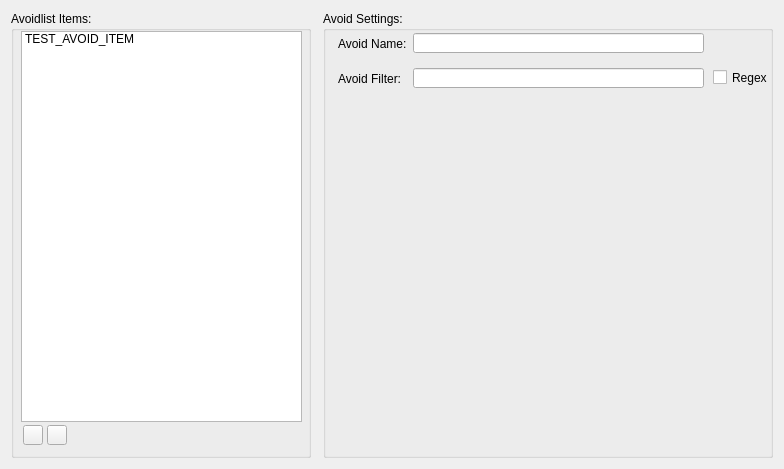
    <widget class="QWidget" name="globalAvoidlistTab">
     <attribute name="title">
      <string>Global Avoid List</string>
     </attribute>
     <layout class="QHBoxLayout" name="horizontalLayout_2">
      <item>
       <widget class="QGroupBox" name="avoidlistGroup">
        <property name="sizePolicy">
         <sizepolicy hsizetype="Fixed" vsizetype="Fixed">
          <horstretch>0</horstretch>
          <verstretch>0</verstretch>
         </sizepolicy>
        </property>
        <property name="minimumSize">
         <size>
          <width>300</width>
          <height>447</height>
         </size>
        </property>
        <property name="maximumSize">
         <size>
          <width>300</width>
          <height>447</height>
         </size>
        </property>
        <property name="title">
         <string>Avoidlist Items:</string>
        </property>
        <widget class="QPushButton" name="addAvoidEntryButton">
         <property name="geometry">
          <rect>
           <x>12</x>
           <y>414</y>
           <width>20</width>
           <height>20</height>
          </rect>
         </property>
         <property name="font">
          <font>
           <family>Segoe UI</family>
           <pointsize>15</pointsize>
           <weight>50</weight>
           <bold>false</bold>
           <kerning>true</kerning>
          </font>
         </property>
         <property name="mouseTracking">
          <bool>false</bool>
         </property>
         <property name="toolTip">
          <string>Add new avoidlist entry.</string>
         </property>
         <property name="text">
          <string/>
         </property>
         <property name="icon">
          <iconset resource="icon_resources.qrc">
           <normaloff>:/guiIcons/icons/plus-icon.png</normaloff>:/guiIcons/icons/plus-icon.png</iconset>
         </property>
        </widget>
        <widget class="QPushButton" name="removeAvoidEntryButton">
         <property name="geometry">
          <rect>
           <x>36</x>
           <y>414</y>
           <width>20</width>
           <height>20</height>
          </rect>
         </property>
         <property name="font">
          <font>
           <pointsize>15</pointsize>
           <weight>75</weight>
           <bold>true</bold>
          </font>
         </property>
         <property name="toolTip">
          <string>Remove currently selected avoidlist entry.</string>
         </property>
         <property name="text">
          <string/>
         </property>
         <property name="icon">
          <iconset resource="icon_resources.qrc">
           <normaloff>:/guiIcons/icons/delete-icon.png</normaloff>:/guiIcons/icons/delete-icon.png</iconset>
         </property>
        </widget>
        <widget class="QListWidget" name="avoidlistItemsList">
         <property name="geometry">
          <rect>
           <x>10</x>
           <y>20</y>
           <width>281</width>
           <height>391</height>
          </rect>
         </property>
         <item>
          <property name="text">
           <string>TEST_AVOID_ITEM</string>
          </property>
         </item>
        </widget>
       </widget>
      </item>
      <item>
       <spacer name="avoid_settings_spacer">
        <property name="orientation">
         <enum>Qt::Horizontal</enum>
        </property>
        <property name="sizeType">
         <enum>QSizePolicy::Fixed</enum>
        </property>
        <property name="sizeHint" stdset="0">
         <size>
          <width>6</width>
          <height>20</height>
         </size>
        </property>
       </spacer>
      </item>
      <item>
       <widget class="QGroupBox" name="avoidlistSettingsGroup">
        <property name="sizePolicy">
         <sizepolicy hsizetype="Fixed" vsizetype="Fixed">
          <horstretch>0</horstretch>
          <verstretch>0</verstretch>
         </sizepolicy>
        </property>
        <property name="minimumSize">
         <size>
          <width>450</width>
          <height>447</height>
         </size>
        </property>
        <property name="maximumSize">
         <size>
          <width>450</width>
          <height>447</height>
         </size>
        </property>
        <property name="title">
         <string>Avoid Settings:</string>
        </property>
        <widget class="QLineEdit" name="avoidNameTextbox">
         <property name="geometry">
          <rect>
           <x>90</x>
           <y>22</y>
           <width>291</width>
           <height>20</height>
          </rect>
         </property>
         <property name="toolTip">
          <string>The avoid filter's name. This is just for display purposes and has no effect on the operation of the script.</string>
         </property>
        </widget>
        <widget class="QLabel" name="avoidNameLabel">
         <property name="geometry">
          <rect>
           <x>15</x>
           <y>25</y>
           <width>71</width>
           <height>16</height>
          </rect>
         </property>
         <property name="text">
          <string>Avoid Name: </string>
         </property>
        </widget>
        <widget class="QLabel" name="avoidFilterLabel">
         <property name="geometry">
          <rect>
           <x>15</x>
           <y>60</y>
           <width>66</width>
           <height>16</height>
          </rect>
         </property>
         <property name="text">
          <string>Avoid Filter:</string>
         </property>
        </widget>
        <widget class="QLineEdit" name="avoidFilterTextbox">
         <property name="geometry">
          <rect>
           <x>90</x>
           <y>57</y>
           <width>291</width>
           <height>20</height>
          </rect>
         </property>
         <property name="toolTip">
          <string>SCCwatcher will avoid any release name that matches this filter.</string>
         </property>
        </widget>
        <widget class="QCheckBox" name="avoidFilterRegexCheck">
         <property name="geometry">
          <rect>
           <x>390</x>
           <y>58</y>
           <width>61</width>
           <height>17</height>
          </rect>
         </property>
         <property name="toolTip">
          <string>This enables/disables the use of regular expressions in the avoid filter.</string>
         </property>
         <property name="text">
          <string>Regex</string>
         </property>
        </widget>
       </widget>
      </item>
     </layout>
    </widget>
